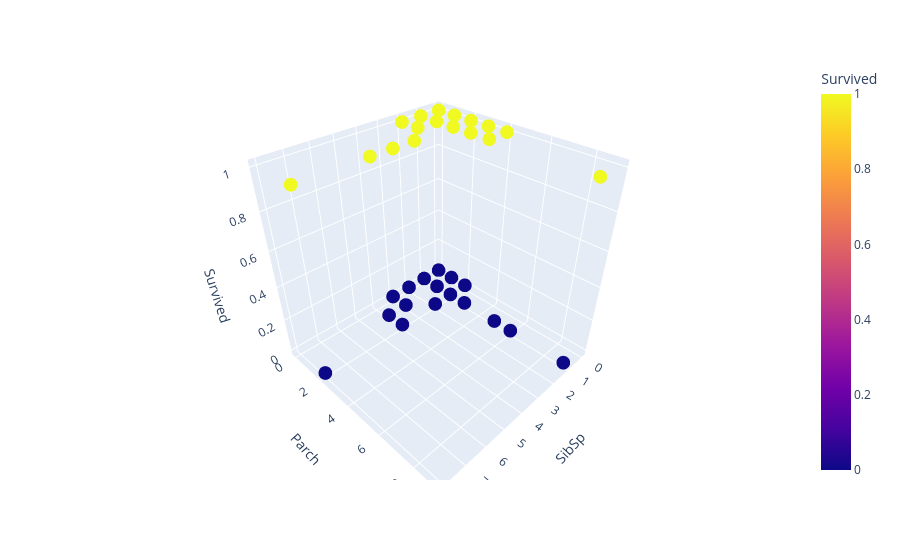

Write notebook code for a chart like this one.
### Code cell
px.scatter_3d(test_df_merged,x='SibSp',y='Parch',z='Survived',color='Survived')

### Figure 1 — Plotly figure (JSON) as saved in the notebook; plotly's stock layout.template omitted (floating-point values rounded to 4 significant figures; data arrays with more than 128 entries replaced by an {"elided": "..."} marker saying what was removed)
{"data": [{"hovertemplate": "SibSp=%{x}<br>Parch=%{y}<br>Survived=%{marker.color}<extra></extra>", "legendgroup": "", "marker": {"color": {"elided": "418 int values"}, "coloraxis": "coloraxis", "symbol": "circle"}, "mode": "markers", "name": "", "scene": "scene", "showlegend": false, "type": "scatter3d", "x": {"elided": "418 int values"}, "y": {"elided": "418 int values"}, "z": {"elided": "418 int values"}}], "layout": {"coloraxis": {"colorbar": {"title": {"text": "Survived"}}, "colorscale": [[0, "#0d0887"], [0.1111, "#46039f"], [0.2222, "#7201a8"], [0.3333, "#9c179e"], [0.4444, "#bd3786"], [0.5556, "#d8576b"], [0.6667, "#ed7953"], [0.7778, "#fb9f3a"], [0.8889, "#fdca26"], [1, "#f0f921"]]}, "legend": {"tracegroupgap": 0}, "margin": {"t": 60}, "scene": {"domain": {"x": [0, 1], "y": [0, 1]}, "xaxis": {"title": {"text": "SibSp"}}, "yaxis": {"title": {"text": "Parch"}}, "zaxis": {"title": {"text": "Survived"}}}}}
